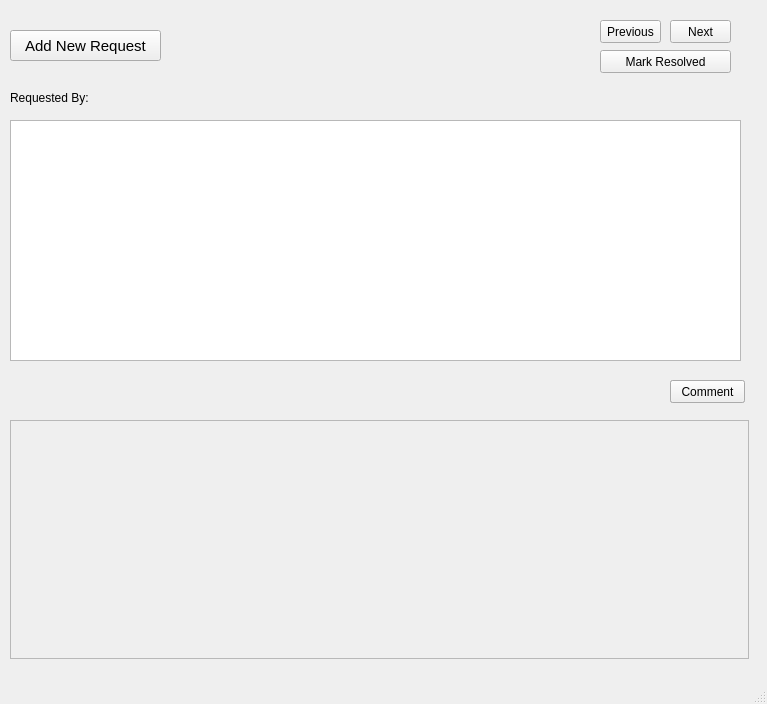
<?xml version="1.0" encoding="UTF-8"?>
<ui version="4.0">
 <class>MainWindow</class>
 <widget class="QMainWindow" name="MainWindow">
  <property name="geometry">
   <rect>
    <x>0</x>
    <y>0</y>
    <width>767</width>
    <height>704</height>
   </rect>
  </property>
  <property name="windowTitle">
   <string>MainWindow</string>
  </property>
  <widget class="QWidget" name="centralwidget">
   <widget class="QPushButton" name="requestButton">
    <property name="geometry">
     <rect>
      <x>10</x>
      <y>30</y>
      <width>151</width>
      <height>31</height>
     </rect>
    </property>
    <property name="font">
     <font>
      <family>Segoe UI</family>
      <pointsize>11</pointsize>
      <weight>50</weight>
      <bold>false</bold>
     </font>
    </property>
    <property name="text">
     <string>Add New Request</string>
    </property>
   </widget>
   <widget class="QTextBrowser" name="desbox">
    <property name="geometry">
     <rect>
      <x>10</x>
      <y>120</y>
      <width>731</width>
      <height>241</height>
     </rect>
    </property>
   </widget>
   <widget class="QLabel" name="label">
    <property name="geometry">
     <rect>
      <x>10</x>
      <y>90</y>
      <width>91</width>
      <height>16</height>
     </rect>
    </property>
    <property name="text">
     <string>Requested By:</string>
    </property>
   </widget>
   <widget class="QPushButton" name="pushButton_2">
    <property name="geometry">
     <rect>
      <x>600</x>
      <y>20</y>
      <width>61</width>
      <height>23</height>
     </rect>
    </property>
    <property name="text">
     <string>Previous</string>
    </property>
   </widget>
   <widget class="QPushButton" name="pushButton_3">
    <property name="geometry">
     <rect>
      <x>670</x>
      <y>20</y>
      <width>61</width>
      <height>23</height>
     </rect>
    </property>
    <property name="text">
     <string>Next</string>
    </property>
   </widget>
   <widget class="QPushButton" name="comentButton">
    <property name="geometry">
     <rect>
      <x>670</x>
      <y>380</y>
      <width>75</width>
      <height>23</height>
     </rect>
    </property>
    <property name="text">
     <string>Comment</string>
    </property>
   </widget>
   <widget class="QPushButton" name="saveButton">
    <property name="geometry">
     <rect>
      <x>670</x>
      <y>380</y>
      <width>75</width>
      <height>23</height>
     </rect>
    </property>
    <property name="text">
     <string>Save</string>
    </property>
   </widget>
   <widget class="QLabel" name="Lerror">
    <property name="geometry">
     <rect>
      <x>70</x>
      <y>380</y>
      <width>291</width>
      <height>16</height>
     </rect>
    </property>
    <property name="text">
     <string/>
    </property>
    <property name="alignment">
     <set>Qt::AlignCenter</set>
    </property>
   </widget>
   <widget class="QScrollArea" name="scrollArea">
    <property name="geometry">
     <rect>
      <x>10</x>
      <y>420</y>
      <width>739</width>
      <height>239</height>
     </rect>
    </property>
    <property name="widgetResizable">
     <bool>true</bool>
    </property>
    <widget class="QWidget" name="scroll">
     <property name="geometry">
      <rect>
       <x>0</x>
       <y>0</y>
       <width>737</width>
       <height>237</height>
      </rect>
     </property>
     <widget class="QWidget" name="verticalLayoutWidget">
      <property name="geometry">
       <rect>
        <x>0</x>
        <y>0</y>
        <width>741</width>
        <height>241</height>
       </rect>
      </property>
      <layout class="QVBoxLayout" name="layout">
       <property name="spacing">
        <number>2</number>
       </property>
      </layout>
     </widget>
    </widget>
   </widget>
   <widget class="QLabel" name="Ltitle">
    <property name="geometry">
     <rect>
      <x>190</x>
      <y>50</y>
      <width>371</width>
      <height>51</height>
     </rect>
    </property>
    <property name="font">
     <font>
      <family>Segoe UI</family>
      <pointsize>15</pointsize>
      <weight>75</weight>
      <bold>true</bold>
     </font>
    </property>
    <property name="text">
     <string/>
    </property>
    <property name="alignment">
     <set>Qt::AlignCenter</set>
    </property>
   </widget>
   <widget class="QPushButton" name="Bresolve">
    <property name="geometry">
     <rect>
      <x>600</x>
      <y>50</y>
      <width>131</width>
      <height>23</height>
     </rect>
    </property>
    <property name="text">
     <string>Mark Resolved</string>
    </property>
   </widget>
   <zorder>requestButton</zorder>
   <zorder>desbox</zorder>
   <zorder>label</zorder>
   <zorder>pushButton_2</zorder>
   <zorder>pushButton_3</zorder>
   <zorder>saveButton</zorder>
   <zorder>Lerror</zorder>
   <zorder>scrollArea</zorder>
   <zorder>Ltitle</zorder>
   <zorder>Bresolve</zorder>
   <zorder>comentButton</zorder>
  </widget>
  <widget class="QMenuBar" name="menubar">
   <property name="geometry">
    <rect>
     <x>0</x>
     <y>0</y>
     <width>767</width>
     <height>21</height>
    </rect>
   </property>
  </widget>
  <widget class="QStatusBar" name="statusbar"/>
 </widget>
 <resources/>
 <connections/>
</ui>
